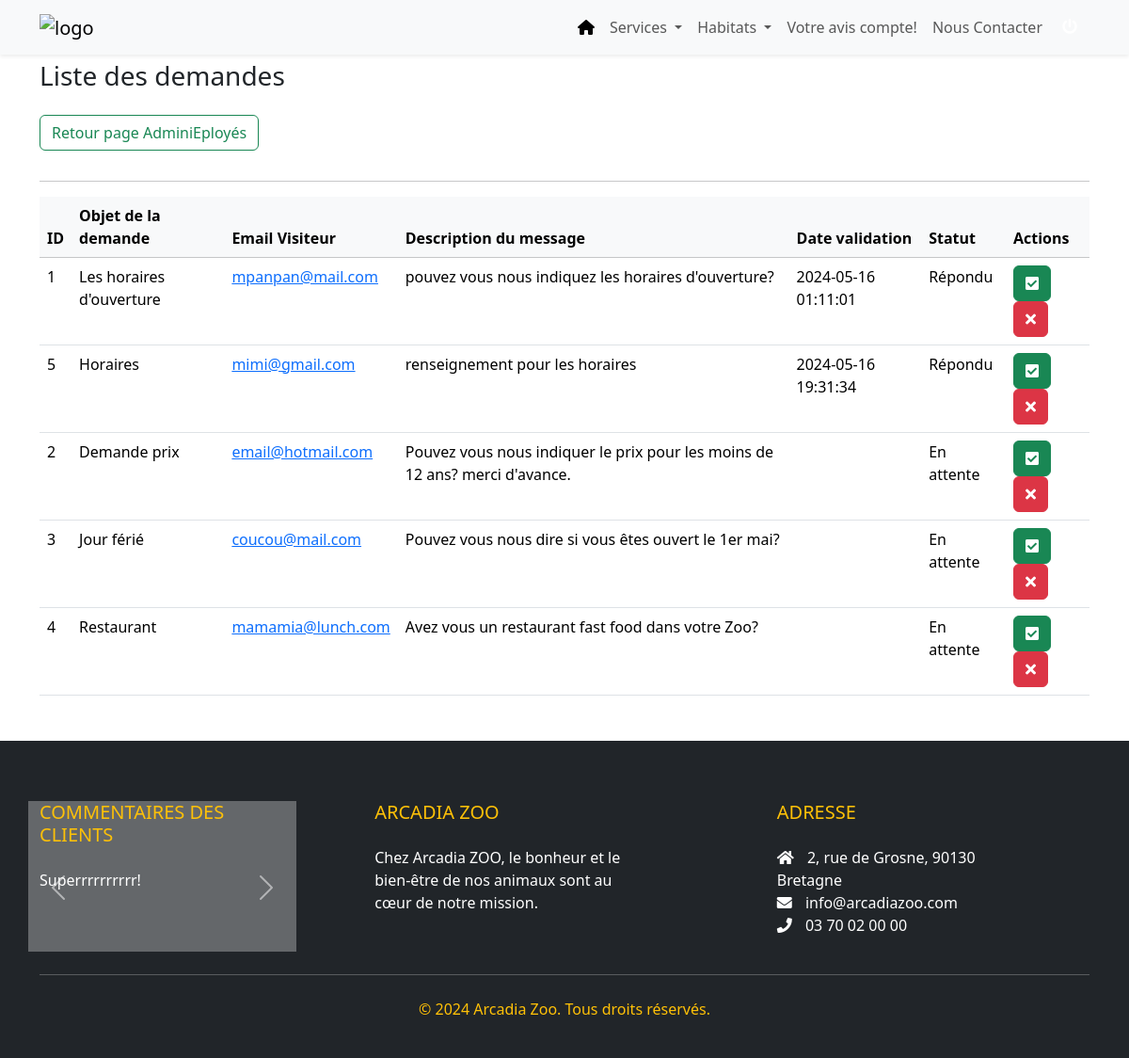
Screenshot of /crudContactZoo/tableListingDemande.php with the database file from the repository.
### tables this page shows
CREATE TABLE `contact` (
  `id_contact` int(10) UNSIGNED NOT NULL,
  `objet` varchar(250) NOT NULL,
  `email` varchar(100) NOT NULL,
  `description_message` text,
  `date_validation` datetime DEFAULT NULL,
  `date_creation` timestamp NOT NULL DEFAULT CURRENT_TIMESTAMP,
  `statut` varchar(250) NOT NULL DEFAULT 'En attente'
);

CREATE TABLE `visiteurs` (
  `id_visiteur` int(10) UNSIGNED NOT NULL,
  `pseudo` varchar(100) NOT NULL,
  `commentaires` varchar(250) NOT NULL,
  `date_validation` datetime DEFAULT NULL,
  `statut` varchar(50) NOT NULL DEFAULT 'En attente',
  `date_creation` timestamp NOT NULL DEFAULT CURRENT_TIMESTAMP
);

### crudContactZoo/tableListingDemande.php (the view, shortened to what this page needs)
<?php
include "../dbconn.php";
$sql = "SELECT * FROM contact ORDER BY FIELD(statut, 'En attente', 'Publié', 'Rejeté')";
$result = $conn->query($sql);
?>
<!DOCTYPE html>
<html lang="en">
<head>
    <link rel="stylesheet" href="https://cdn.jsdelivr.net/npm/bootstrap@5.3.2/dist/css/bootstrap.min.css">
    <link rel="stylesheet" href="https://unpkg.com/bootstrap-table@1.22.1/dist/bootstrap-table.min.css">
    <link rel="stylesheet" href="https://cdnjs.cloudflare.com/ajax/libs/font-awesome/6.4.2/css/all.min.css" />
</head>
<body>
    <header>
        <?php
        include_once '../headerLogout.php';
        ?>
    </header>
    <section class="container my-5">
        <h3>Liste des demandes</h3>
            <a class="btn btn-outline-success my-3" href="../adminPageEployes.php" role="button">Retour page AdminiEployés</a>
            <br>
        <hr>
        <table class="table" data-toggle="table" data-search="true" data-show-columns="true" data-pagination="true">
            <thead class="table-light">
                <tr>
                    <th>ID</th>
                    <th>Objet de la demande</th>
                    <th>Email Visiteur</th>
                    <th>Description du message</th>
                    <th>Date validation</th>
                    <th>Statut</th>
                    <th>Actions</th>
                </tr>
            </thead>
            <tbody>
                <?php
                while ($row = $result->fetch(PDO::FETCH_ASSOC)) {
                    echo "
                    <tr>
                        <td>{$row['id_contact']}</td>
                        <td>{$row['objet']}</td>
                        <td><a href='mailto:{$row['email']}'>{$row['email']}</a></td>
                        <td>{$row['description_message']}</td>
                        <td>{$row['date_validation']}</td>
                        <td>{$row['statut']}</td>
                        <td>
                            <form action='tableListingDemande.php' method='post'>
                                <input type='hidden' name='id_contact' value='{$row['id_contact']}'>
                                <button type='submit' name='repondu_demande' class='btn btn-success'><i class='fas fa-square-check'></i></button>
                                <button type='submit' name='reject_demande' class='btn btn-danger'><i class='fas fa-times'></i></button>
                            </form>
                        </td>
                    </tr>
                    ";
                }
                ?>
            </tbody>
        </table>
    </section>
</body>
    <?php
    include_once '../footer.php';
    ?>
</html>

### footer.php (shortened to what this page needs)
<!DOCTYPE html>
<html lang="en">
<head>
    <link rel="stylesheet" href="https://cdn.jsdelivr.net/npm/bootstrap@5.3.2/dist/css/bootstrap.min.css">
    <link rel="stylesheet" href="https://cdnjs.cloudflare.com/ajax/libs/font-awesome/5.15.3/css/all.min.css">
    <link rel="stylesheet" href="styleFooter.css">
</head>
<body>
    <footer class="bg-dark pt-5 pb-4">
        <div class="container text-md-left">
            <div class="row">
                <div class="col-md-3 col-lg-3 col-xl-3 mt-3 text-left light-background">
                    <h5 class="text-uppercase mb-4 font-weight-bold text-warning">Commentaires des clients</h5>
                    <div id="commentCarousel" class="carousel slide" data-bs-ride="carousel">
                        <div class="carousel-inner">
                            <?php
                            $db_host = "localhost";
                            $db_name = "db_arcadiaZoo";
                            $db_user = "root";
                            $db_password = "root";
                            try {
                                $conn = new PDO("mysql:host=$db_host;dbname=$db_name", $db_user, $db_password);
                                $conn->setAttribute(PDO::ATTR_ERRMODE, PDO::ERRMODE_EXCEPTION);
                                $query = "SELECT * FROM visiteurs WHERE statut = 'Publié' ORDER BY date_validation DESC LIMIT 2";
                                $result = $conn->query($query);
                                $active = true;
                                while ($row = $result->fetch(PDO::FETCH_ASSOC)) {
                                    echo '<div class="carousel-item';
                                    if ($active) {
                                        echo ' active';
                                        $active = false;
                                    }
                                    echo '">';
                                    echo '<p>' . $row['commentaires'] . '</p>';
                                    echo '</div>';
                                }
                            } catch (PDOException $e) {
                                echo "Erreur : " . $e->getMessage();
                            }
                            ?>
                        </div>
                        <button class="carousel-control-prev" type="button" data-bs-target="#commentCarousel" data-bs-slide="prev">
                            <span class="carousel-control-prev-icon" aria-hidden="true"></span>
                        </button>
                        <button class="carousel-control-next" type="button" data-bs-target="#commentCarousel" data-bs-slide="next">
                            <span class="carousel-control-next-icon" aria-hidden="true"></span>
                        </button>
                    </div>
                </div>
                <div class="col-md-3 col-lg-3 mx-auto mt-3 text-md-right">
                    <h5 class="text-uppercase mb-4 font-weight-bold text-warning">Arcadia Zoo</h5>
                    <p class="text-white text-left">Chez Arcadia ZOO, le bonheur et le bien-être de nos animaux sont au cœur de notre mission.</p>
                </div>
                <div class="col-md-3 col-lg-3 col-xl-3 mx-auto mt-3 text-right">
                    <h5 class="text-uppercase mb-4 font-weight-bold text-warning">Adresse</h5>
                    <ul class="list-unstyled text-white">
                        <li class="text-white text-left horizontal-align: middle;"><i class="fas fa-home mr-3" style="margin-right: 10px;"></i> 2, rue de Grosne, 90130 Bretagne</li>
                        <li class="text-white text-left"><i class="fas fa-envelope mr-3" style="margin-right: 10px;"></i> info@arcadiazoo.com</li>
                        <li class="text-white text-left"><i class="fas fa-phone mr-3" style="margin-right: 10px;"></i> 03 70 02 00 00</li>
                    </ul>
                </div>
            </div>
            <hr class="my-4 text-white">
            <div class="text-center">
                <p class="text-warning"> &copy; 2024 Arcadia Zoo. Tous droits réservés.</p>
            </div>
        </div>
    </footer>
</body>
</html>

### styleFooter.css (style rules this page uses)
footer { margin-top: 0; margin-bottom: 0; }
.light-background { background-color: rgba( 255, 255, 255, 0.3 ); }
.carousel-item p { color: white; }

### footer.php (style rules this page uses)
.carousel-item p { color: white; }

### rows the page displays
contact: id_contact "1", objet "Les horaires d'ouverture", email "mpanpan@mail.com", description_message "pouvez vous nous indiquez les horaires d'ouverture?", date_validation "2024-05-16 01:11:01", statut "Répondu"
contact: id_contact "5", objet "Horaires", email "mimi@gmail.com", description_message "renseignement pour les horaires", date_validation "2024-05-16 19:31:34", statut "Répondu"
contact: id_contact "2", objet "Demande prix", email "email@hotmail.com", description_message "Pouvez vous nous indiquer le prix pour les moins de 12 ans? merci d'avance.", statut "En attente"
contact: id_contact "3", objet "Jour férié", email "coucou@mail.com", description_message "Pouvez vous nous dire si vous êtes ouvert le 1er mai?", statut "En attente"
contact: id_contact "4", objet "Restaurant", email "mamamia@lunch.com", description_message "Avez vous un restaurant fast food dans votre Zoo?", statut "En attente"
visiteurs: commentaires "Superrrrrrrrrr!"
